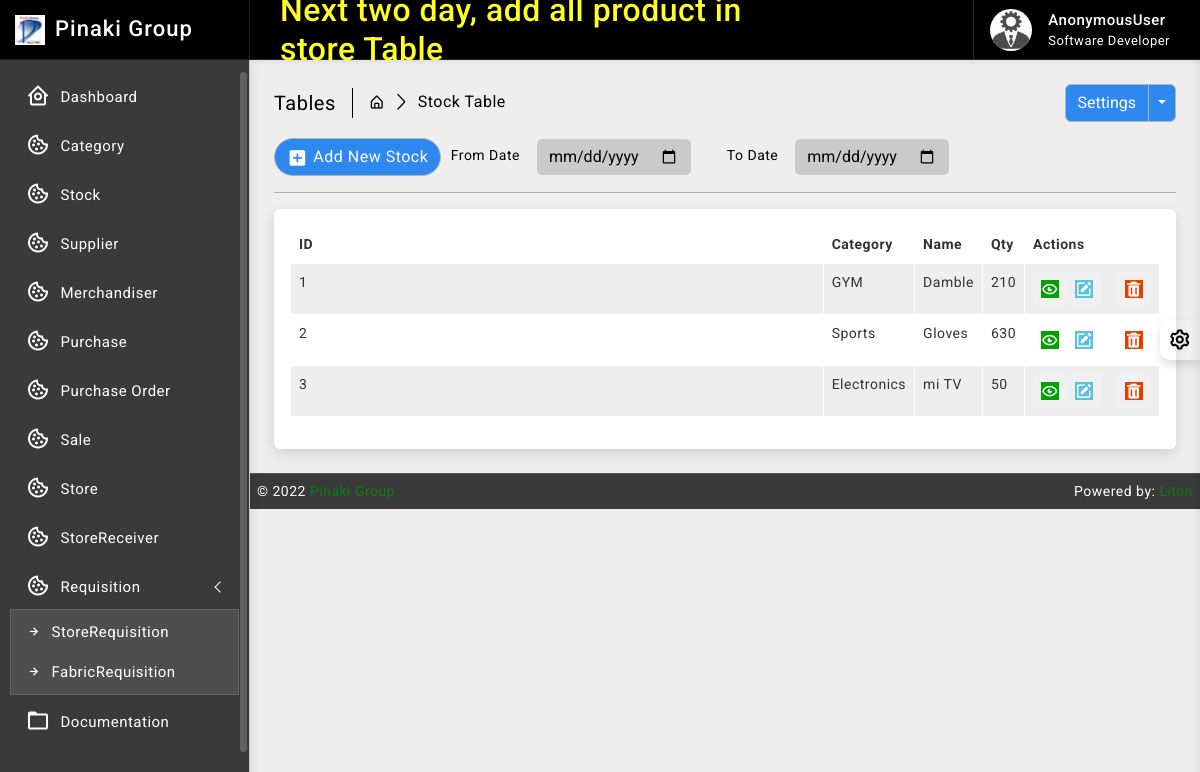
Page /stock/ on the earlier database version.
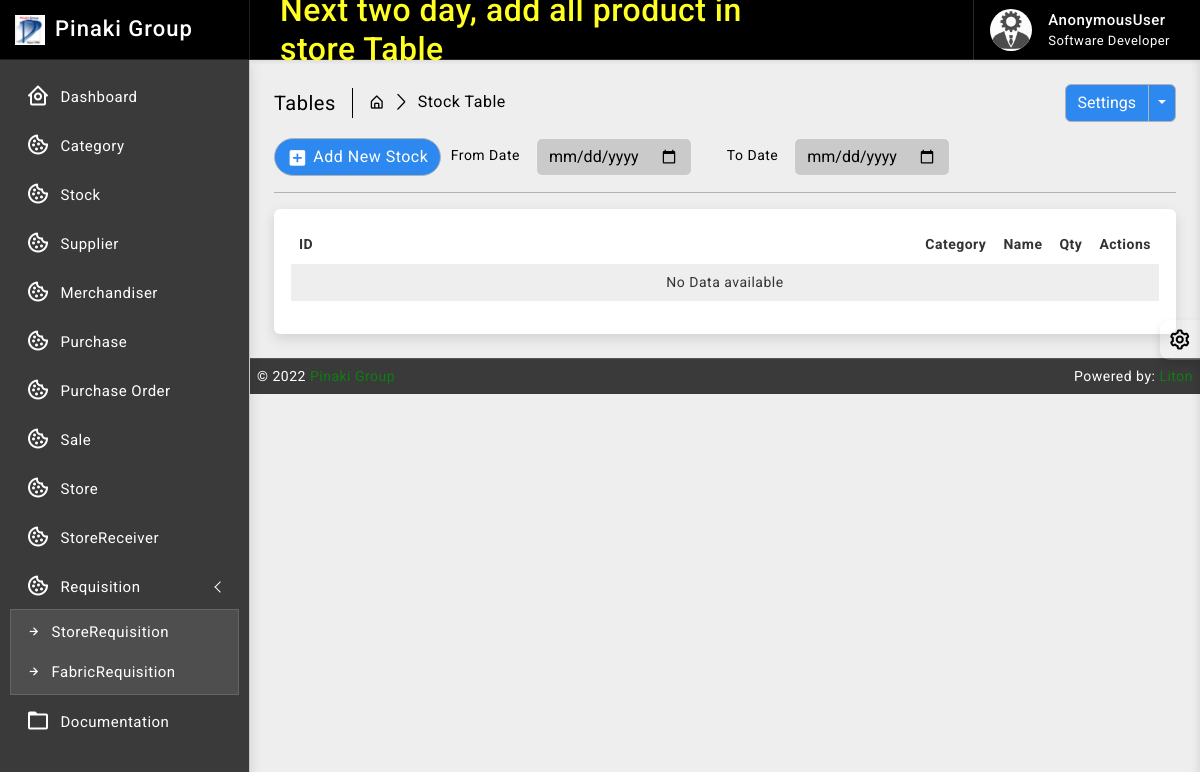
Same page on the later database version.
### stock/models.py (models this page shows, shortened)
class Stock(models.Model):
    id = models.AutoField(primary_key=True)
    category = models.ForeignKey(Category, on_delete=models.CASCADE, blank=False)
    name = models.CharField(max_length=30, unique=True)
    quantity = models.IntegerField(default=1)
    is_deleted = models.BooleanField(default=False)

### category/models.py (models this page shows)
class Category(models.Model):
    id = models.AutoField(primary_key=True)
    name = models.CharField(max_length=64, null=True, unique=True, blank=True)
    created_at = models.DateTimeField(auto_now_add=True, auto_now=False)
    updated_at = models.DateTimeField(auto_now_add=False, auto_now=True)
    def __str__(self):
        return self.name

### stock/views.py (the view)
# urls.py: path('', views.StockListView.as_view(), name='stock_read'),
class StockListView(ListView):
    model = Stock
    template_name = 'stock/read.html'
    context_object_name = 'stocks'
    paginate_by = 10

### templates/stock/read.html (shortened to what this page needs)
{% extends 'base/base.html' %}
{% block body %}
{% load static %}
		<div class="page-wrapper">
			<div class="page-content">
				<div class="page-breadcrumb d-none d-sm-flex align-items-center mb-3">
					<div class="breadcrumb-title pe-3">Tables</div>
					<div class="ps-3">
						<nav aria-label="breadcrumb">
							<ol class="breadcrumb mb-0 p-0">
								<li class="breadcrumb-item"><a href="#"><i class="bx bx-home-alt"></i></a>
								</li>
								<li class="breadcrumb-item active" aria-current="page">Stock Table</li>
							</ol>
						</nav>
					</div>
					<div class="ms-auto">
						<div class="btn-group">
							<button type="button" class="btn btn-light">Settings</button>
							<button type="button" class="btn btn-light dropdown-toggle dropdown-toggle-split" data-bs-toggle="dropdown">	<span class="visually-hidden">Toggle Dropdown</span>
							</button>
						</div>
					</div>
				</div>
				<div class="col-md-9">
					<form class="float-md-end" method="POST">
						<div class="row row-cols-md-auto g-lg-3">
							<label for="fromdate" class="col-md-2 col-form-label text-md-end">From Date</label>
							<div class="col-md-4">
								<input type="date" name= "fromdate" class="form-control" id="fromdate">
							</div>
							<label for="todate" class="col-md-2 col-form-label text-md-end">To Date</label>
							<div class="col-md-4">
								<input type="date" name= "todate" class="form-control" id="todate">
							</div>
						</div>
					</form>
				</div>
                <div class="ms-auto"><a href="/stock/new/" class="btn btn-light radius-30 mt-2 mt-lg-0"><i class="bx bxs-plus-square"></i>Add New Stock</a></div>
				<hr/>
				<div class="card">
					<div class="card-body">
						<div class="table-responsive">
							<table id="example2" class="table table-striped table-bordered">
								<thead>
									<tr>
										<th>ID</th>
										<th>Category</th>
										<th>Name</th>
                                        <th>Qty</th>
										<th>Actions</th>
									</tr>
								</thead>
								<tbody>
									{% for data in stocks %}
									<tr>
									   <td>{{ data.id }}</td>
									   <td>{{ data.category }}</td>
									   <td>{{ data.name }}</td>
                                       <td>{{ data.quantity }}</td>
									   <td class="center">
										<div class="d-flex order-actions">
											<a class="" href="#">
												<i class="fadeIn animated bx bx-show-alt"></i>
											</a>
											<a class="" href="{% url 'stock_update' data.id %}">
												<i class='bx bxs-edit'></i>
											</a>
											<a class="ms-3" href="{% url 'stock_delete' data.id %}" onclick="return confirm('Are you sure?');">
												<i class='bx bxs-trash'></i>
											</a>
										</div>
									   </td>
									</tr>
								 {% endfor %}
								 {% if not stocks %}
								 <tr>
									 <td colspan="10" class="text-center">No Data available</td>
								 </tr>
								 {% endif %}
								</tbody>
							</table>
						</div>
					</div>
				</div>
			</div>
		</div>
{% endblock body %}

Differences in the rows shown:
removed Stock: id "1", category "GYM", name "Damble", quantity "210"
removed Stock: id "2", category "Sports", name "Gloves", quantity "630"
removed Stock: id "3", category "Electronics", name "mi TV", quantity "50"
Other differences:
text now shown: "No Data available"
